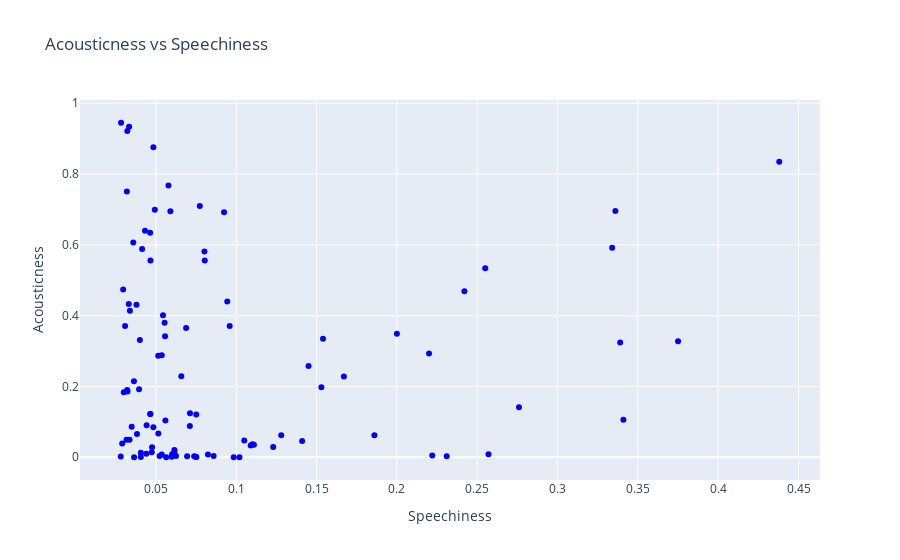

Source (notebook cell):
### Code cell
features_df = pd.read_csv("C:\\Users\\deeee\\Downloads\\Features_dp.csv")

fig = go.Figure(data=go.Scatter(x=features_df["speechiness"], y=features_df["acousticness"],
mode='markers',
marker=dict(color='blue'),
hovertext=[f"Name: {n}<br>acousticness: {e}<br>speechiness: {s}"
for n, e, s in zip(features_df['name'], features_df['speechiness'], features_df['acousticness'])]
))

fig.update_layout(title='Acousticness vs Speechiness',
xaxis_title='Speechiness', yaxis_title='Acousticness')

fig.show()

### Figure 1 — Plotly figure (JSON) as saved in the notebook; plotly's stock layout.template omitted (floating-point values rounded to 4 significant figures)
{"data": [{"hovertext": ["Name: Blinding Lights<br>acousticness: 0.0598<br>speechiness: 0.00146", "Name: Shape of You<br>acousticness: 0.0802<br>speechiness: 0.581", "Name: Dance Monkey<br>acousticness: 0.0924<br>speechiness: 0.692", "Name: Someone You Loved<br>acousticness: 0.0319<br>speechiness: 0.751", "Name: Rockstar<br>acousticness: 0.0712<br>speechiness: 0.124", "Name: Sunflower<br>acousticness: 0.0466<br>speechiness: 0.556", "Name: One Dance<br>acousticness: 0.0536<br>speechiness: 0.00776", "Name: Closer<br>acousticness: 0.0338<br>speechiness: 0.414", "Name: Stay<br>acousticness: 0.0283<br>speechiness: 0.945", "Name: Believer<br>acousticness: 0.128<br>speechiness: 0.0622", "Name: Señorita<br>acousticness: 0.029<br>speechiness: 0.0392", "Name: Perfect<br>acousticness: 0.0331<br>speechiness: 0.433", "Name: Heat Waves<br>acousticness: 0.0944<br>speechiness: 0.44", "Name: Say You Won't Let Go<br>acousticness: 0.059<br>speechiness: 0.695", "Name: Starboy<br>acousticness: 0.276<br>speechiness: 0.141", "Name: Bad Guy<br>acousticness: 0.375<br>speechiness: 0.328", "Name: Thinking Out Loud<br>acousticness: 0.0296<br>speechiness: 0.474", "Name: Lucid Dreams<br>acousticness: 0.2<br>speechiness: 0.349", "Name: Don't Start Now<br>acousticness: 0.0484<br>speechiness: 0.876", "Name: Lovely<br>acousticness: 0.0333<br>speechiness: 0.934", "Name: Watermelon Sugar<br>acousticness: 0.0465<br>speechiness: 0.122", "Name: God's Plan<br>acousticness: 0.109<br>speechiness: 0.0332", "Name: Photograph<br>acousticness: 0.0359<br>speechiness: 0.607", "Name: Bohemian Rhapsody<br>acousticness: 0.0536<br>speechiness: 0.288", "Name: Something Just Like This<br>acousticness: 0.0317<br>speechiness: 0.0498", "Name: Sweater Weather<br>acousticness: 0.0336<br>speechiness: 0.0495", "Name: Shallow<br>acousticness: 0.0308<br>speechiness: 0.371", "Name: As It Was<br>acousticness: 0.0557<br>speechiness: 0.342", "Name: Love Yourself<br>acousticness: 0.438<br>speechiness: 0.835", "Name: Circles<br>acousticness: 0.0395<br>speechiness: 0.192", "Name: Sad!<br>acousticness: 0.145<br>speechiness: 0.258", "Name: Take Me to Church<br>acousticness: 0.0464<br>speechiness: 0.634", "Name: All of Me<br>acousticness: 0.0322<br>speechiness: 0.922", "Name: Thunder<br>acousticness: 0.0364<br>speechiness: 0.000147", "Name: 7 Rings<br>acousticness: 0.334<br>speechiness: 0.592", "Name: Goosebumps<br>acousticness: 0.0484<br>speechiness: 0.0847", "Name: Jocelyn Flores<br>acousticness: 0.242<br>speechiness: 0.469", "Name: Havana<br>acousticness: 0.03<br>speechiness: 0.184", "Name: Stressed Out<br>acousticness: 0.141<br>speechiness: 0.0462", "Name: XO Tour Llif3<br>acousticness: 0.231<br>speechiness: 0.00264", "Name: Counting Stars<br>acousticness: 0.0382<br>speechiness: 0.0654", "Name: New Rules<br>acousticness: 0.0694<br>speechiness: 0.00265", "Name: Wake Me Up<br>acousticness: 0.0523<br>speechiness: 0.0038", "Name: Riptide<br>acousticness: 0.0379<br>speechiness: 0.431", "Name: Happier<br>acousticness: 0.0751<br>speechiness: 0.121", "Name: Humble<br>acousticness: 0.102<br>speechiness: 0.000282", "Name: Let Her Go<br>acousticness: 0.0688<br>speechiness: 0.365", "Name: The Hills<br>acousticness: 0.0515<br>speechiness: 0.0671", "Name: Sicko Mode<br>acousticness: 0.222<br>speechiness: 0.00513", "Name: Can't Hold Us<br>acousticness: 0.0752<br>speechiness: 0.000744", "Name: Good 4 U<br>acousticness: 0.154<br>speechiness: 0.335", "Name: Sorry<br>acousticness: 0.0984<br>speechiness: 8.47e-05", "Name: One Kiss<br>acousticness: 0.11<br>speechiness: 0.037", "Name: Let Me Love You<br>acousticness: 0.0349<br>speechiness: 0.0863", "Name: Drivers License<br>acousticness: 0.0578<br>speechiness: 0.768", "Name: Lean On<br>acousticness: 0.0625<br>speechiness: 0.00346", "Name: Treat You Better<br>acousticness: 0.341<br>speechiness: 0.106", "Name: Roses (Imanbek remix)<br>acousticness: 0.0474<br>speechiness: 0.0143", "Name: Better Now<br>acousticness: 0.04<br>speechiness: 0.331", "Name: Stay with Me<br>acousticness: 0.0414<br>speechiness: 0.588", "Name: Congratulations<br>acousticness: 0.0363<br>speechiness: 0.215", "Name: Faded<br>acousticness: 0.0476<br>speechiness: 0.0281", "Name: Without Me<br>acousticness: 0.0738<br>speechiness: 0.00286", "Name: Industry Baby<br>acousticness: 0.0615<br>speechiness: 0.0203", "Name: Lose Yourself<br>acousticness: 0.257<br>speechiness: 0.00868", "Name: Memories<br>acousticness: 0.044<br>speechiness: 0.00979", "Name: Demons<br>acousticness: 0.0321<br>speechiness: 0.19", "Name: Mr. Brightside<br>acousticness: 0.0747<br>speechiness: 0.00121", "Name: Uptown Funk<br>acousticness: 0.0824<br>speechiness: 0.00801", "Name: Too Good at Goodbyes<br>acousticness: 0.0432<br>speechiness: 0.64", "Name: Levitating<br>acousticness: 0.0601<br>speechiness: 0.00883", "Name: I Took a Pill in Ibiza (Seeb Remix)<br>acousticness: 0.111<br>speechiness: 0.0353", "Name: Don't Let Me Down<br>acousticness: 0.0493<br>speechiness: 0.699", "Name: Thank U, Next<br>acousticness: 0.0658<br>speechiness: 0.229", "Name: I Don't Care<br>acousticness: 0.0442<br>speechiness: 0.0902", "Name: Dakiti<br>acousticness: 0.0544<br>speechiness: 0.401", "Name: Montero (Call Me by Your Name)<br>acousticness: 0.22<br>speechiness: 0.293", "Name: Mood<br>acousticness: 0.336<br>speechiness: 0.696", "Name: Do I Wanna Know?<br>acousticness: 0.0323<br>speechiness: 0.186", "Name: Unforgettable<br>acousticness: 0.123<br>speechiness: 0.0293", "Name: Dynamite<br>acousticness: 0.0859<br>speechiness: 0.00379", "Name: Despacito (remix)<br>acousticness: 0.167<br>speechiness: 0.228", "Name: Moonlight<br>acousticness: 0.0804<br>speechiness: 0.556", "Name: Wonderwall<br>acousticness: 0.0406<br>speechiness: 0.000509", "Name: No Role Modelz<br>acousticness: 0.339<br>speechiness: 0.324", "Name: That's What I Like<br>acousticness: 0.0406<br>speechiness: 0.013", "Name: The Box<br>acousticness: 0.0559<br>speechiness: 0.104", "Name: 'Till I Collapse<br>acousticness: 0.186<br>speechiness: 0.0622", "Name: There's Nothing Holdin' Me Back<br>acousticness: 0.0554<br>speechiness: 0.38", "Name: Stitches<br>acousticness: 0.0615<br>speechiness: 0.0151", "Name: Cheap Thrills<br>acousticness: 0.105<br>speechiness: 0.0472", "Name: Smells Like Teen Spirit<br>acousticness: 0.0564<br>speechiness: 2.55e-05", "Name: See You Again<br>acousticness: 0.0959<br>speechiness: 0.371", "Name: I'm Yours<br>acousticness: 0.0711<br>speechiness: 0.0886", "Name: I Like Me Better<br>acousticness: 0.255<br>speechiness: 0.534", "Name: 7 Years<br>acousticness: 0.0514<br>speechiness: 0.287", "Name: Yellow<br>acousticness: 0.0281<br>speechiness: 0.00239", "Name: Sugar<br>acousticness: 0.0465<br>speechiness: 0.122", "Name: Despacito<br>acousticness: 0.153<br>speechiness: 0.198", "Name: Don't Stop Me Now<br>acousticness: 0.0773<br>speechiness: 0.71"], "marker": {"color": "blue"}, "mode": "markers", "type": "scatter", "x": [0.0598, 0.0802, 0.0924, 0.0319, 0.0712, 0.0466, 0.0536, 0.0338, 0.0283, 0.128, 0.029, 0.0331, 0.0944, 0.059, 0.276, 0.375, 0.0296, 0.2, 0.0484, 0.0333, 0.0465, 0.109, 0.0359, 0.0536, 0.0317, 0.0336, 0.0308, 0.0557, 0.438, 0.0395, 0.145, 0.0464, 0.0322, 0.0364, 0.334, 0.0484, 0.242, 0.03, 0.141, 0.231, 0.0382, 0.0694, 0.0523, 0.0379, 0.0751, 0.102, 0.0688, 0.0515, 0.222, 0.0752, 0.154, 0.0984, 0.11, 0.0349, 0.0578, 0.0625, 0.341, 0.0474, 0.04, 0.0414, 0.0363, 0.0476, 0.0738, 0.0615, 0.257, 0.044, 0.0321, 0.0747, 0.0824, 0.0432, 0.0601, 0.111, 0.0493, 0.0658, 0.0442, 0.0544, 0.22, 0.336, 0.0323, 0.123, 0.0859, 0.167, 0.0804, 0.0406, 0.339, 0.0406, 0.0559, 0.186, 0.0554, 0.0615, 0.105, 0.0564, 0.0959, 0.0711, 0.255, 0.0514, 0.0281, 0.0465, 0.153, 0.0773], "y": [0.00146, 0.581, 0.692, 0.751, 0.124, 0.556, 0.00776, 0.414, 0.945, 0.0622, 0.0392, 0.433, 0.44, 0.695, 0.141, 0.328, 0.474, 0.349, 0.876, 0.934, 0.122, 0.0332, 0.607, 0.288, 0.0498, 0.0495, 0.371, 0.342, 0.835, 0.192, 0.258, 0.634, 0.922, 0.000147, 0.592, 0.0847, 0.469, 0.184, 0.0462, 0.00264, 0.0654, 0.00265, 0.0038, 0.431, 0.121, 0.000282, 0.365, 0.0671, 0.00513, 0.000744, 0.335, 8.47e-05, 0.037, 0.0863, 0.768, 0.00346, 0.106, 0.0143, 0.331, 0.588, 0.215, 0.0281, 0.00286, 0.0203, 0.00868, 0.00979, 0.19, 0.00121, 0.00801, 0.64, 0.00883, 0.0353, 0.699, 0.229, 0.0902, 0.401, 0.293, 0.696, 0.186, 0.0293, 0.00379, 0.228, 0.556, 0.000509, 0.324, 0.013, 0.104, 0.0622, 0.38, 0.0151, 0.0472, 2.55e-05, 0.371, 0.0886, 0.534, 0.287, 0.00239, 0.122, 0.198, 0.71]}], "layout": {"title": {"text": "Acousticness vs Speechiness"}, "xaxis": {"title": {"text": "Speechiness"}}, "yaxis": {"title": {"text": "Acousticness"}}}}
